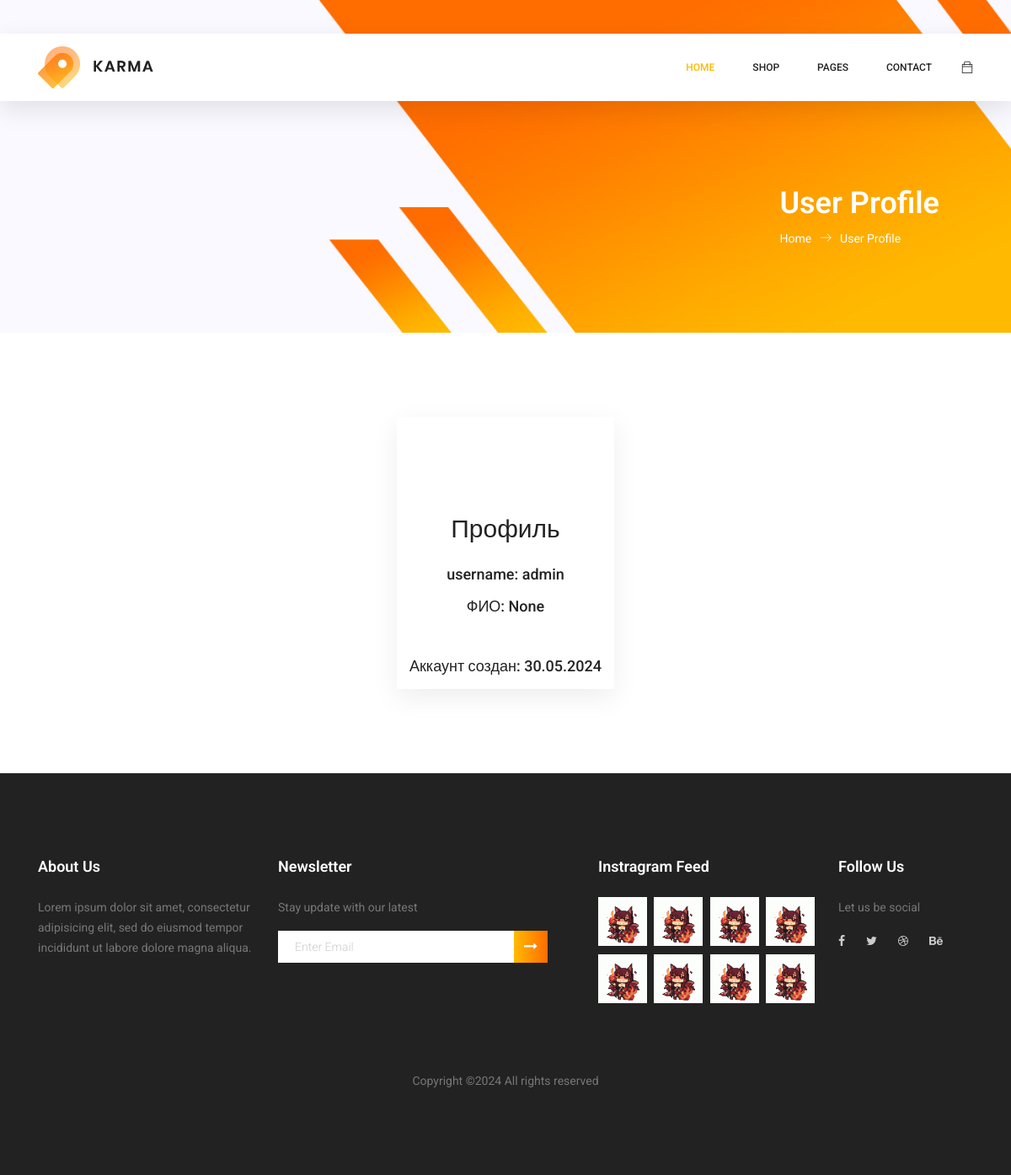
The app's page /profile/ (signed in) with its own data.
### reguser/models.py (models this page shows, shortened)
class CustomUser(AbstractUser):
    username = models.CharField(max_length=35, unique=True)
    full_name = models.CharField(max_length=150, verbose_name='ФИО', blank=True, null=True)
    birthday = models.DateField(verbose_name='Дата рождения', blank=True, null=True)
    email = models.EmailField(verbose_name='email', blank=True)
    image = models.ImageField(verbose_name='фото', upload_to='profile/%Y/%m', blank=True)
    created_at = models.DateTimeField(auto_now_add=True)
    objects = CustomUserManager()
    class Meta:
        verbose_name_plural = 'Профили пользователей'

### reguser/views.py (the view)
# urls.py: path('', ProfileView.as_view(), name='profile'),
class ProfileView(LoginRequiredMixin, TemplateView):
    model = CustomUser
    template_name = 'profile.html'
    def get_context_data(self, **kwargs):
        context = super().get_context_data(**kwargs)
        context['customuser'] = self.request.user
        return context

### reguser/templates/profile.html (shortened to what this page needs)
{% extends "base.html" %}
{% load static %}
{% block content %}
	<section class="banner-area organic-breadcrumb">
		<div class="container">
			<div class="breadcrumb-banner d-flex flex-wrap align-items-center justify-content-end">
				<div class="col-first">
					<h1>User Profile</h1>
					<nav class="d-flex align-items-center">
						<a href="{% url 'home' %}">Home<span class="lnr lnr-arrow-right"></span></a>
						<a href="{% url 'profile' %}">User Profile</a>
					</nav>
				</div>
			</div>
		</div>
	</section>
	<section class="register_box_area section_gap">
		<div class="register_container">
			<div class="row">
				<div class="my-col-lg-6">
					<div class="register_form_inner">
						<h2>Профиль</h2>
						<div class="col-md-12 form-group">
						</div>
						<div class="col-md-12 form-group">
							<h4>username: {{ user.username }}</h4>
						</div>
						<div class="col-md-12 form-group">
							<h4>ФИО: {{ user.full_name }}</h4>
						</div>
						<div class="col-md-12 form-group">
						</div>
						<div class="col-md-12 form-group">
						</div>
						<div class="col-md-12 form-group">
							<h4>Аккаунт создан: {{ user.created_at|date:"d.m.Y" }}</h4>
						</div>
					</div>
				</div>
			</div>
		</div>
	</section>
{% endblock content %}

### static/css/sidebar.css (style rules this page uses)
@media (min-width: 992px) { .my-col-lg-6 { max-width: 100%; flex: 0 0 100%; } }
.register_container { display: flex; align-items: center; justify-content: center; }
.register_form_inner { box-shadow: 0px 10px 30px 0px rgba(0, 0, 0, 0.07); height: 100%; text-align: center; padding-top: 115px; }

### records on screen
CustomUser: username "admin", full_name "None", created_at "30.05.2024"
